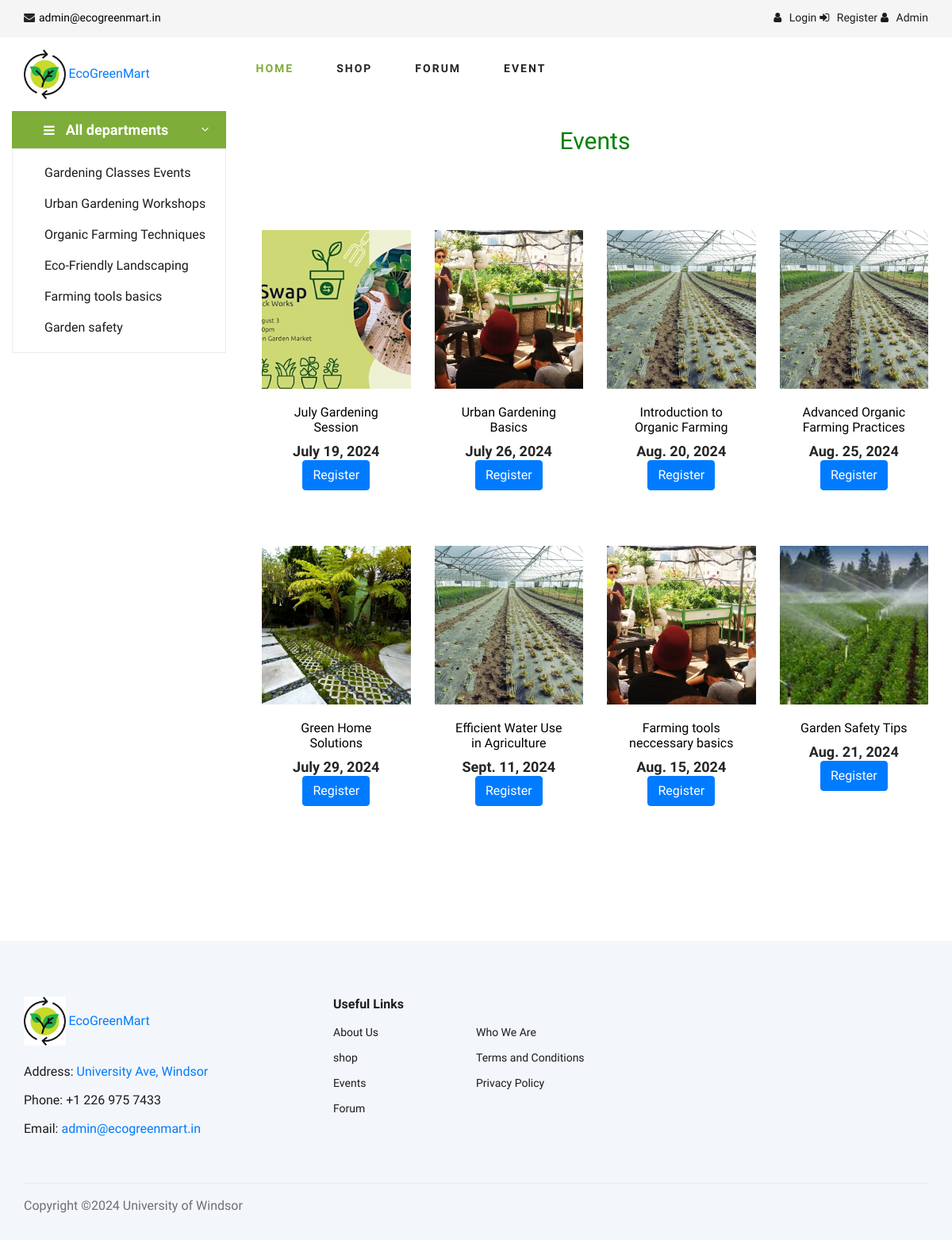
Screenshot of /events/ with the database file from the repository.
### adminPortal/models.py (models this page shows, shortened)
class EventCategory(models.Model):
    name = models.CharField(max_length=255, unique=True)  # Category name
    code = models.CharField(max_length=6, unique=True)  # Category code
    image = models.ImageField(upload_to='userPortal/static/event_category/')  # Category image
    created_user = models.ForeignKey(User, on_delete=models.CASCADE, related_name='created_user')  # User who created the category
    updated_user = models.ForeignKey(User, on_delete=models.CASCADE, related_name='updated_user')  # User who updated the category
    created_date = models.DateField(auto_now_add=True)  # Date when the category was created
    updated_date = models.DateField(auto_now_add=True)  # Date when the category was updated

class Event(models.Model):
    category = models.ForeignKey(EventCategory, on_delete=models.CASCADE)  # Category of the event
    name = models.CharField(max_length=255, unique=True)  # Name of the event
    uid = models.PositiveIntegerField(unique=True)  # Unique ID of the event
    description = models.TextField()  # Description of the event
    scheduled_status = models.CharField(max_length=25, choices=[
        ('yet to scheduled', 'Yet to Scheduled'),
        ('scheduled', 'Scheduled')
    ])  # Scheduled status of the event
    venue = models.CharField(max_length=255)  # Venue of the event
    start_date = models.DateField()  # Start date of the event
    end_date = models.DateField()  # End date of the event
    location = LocationField()  # Location of the event
    maximum_attende = models.PositiveIntegerField()  # Maximum number of attendees
    created_user = models.ForeignKey(User, on_delete=models.CASCADE, blank=True, null=True, related_name='event_created_user')  # User who created the event
    updated_user = models.ForeignKey(User, on_delete=models.CASCADE, blank=True, null=True, related_name='event_updated_user')  # User who updated the event
    created_date = models.DateField(auto_now_add=True)  # Date when the event was created
    updated_date = models.DateField(auto_now_add=True)  # Date when the event was updated
    status = models.CharField(choices=[
        ('disabled', 'Disabled'),
        ('active', 'Active'),
        ('deleted', 'Deleted'),
        ('time out', 'Time Out'),
        ('completed', 'Completed'),
        ('cancel', 'Cancel')
    ], max_length=10)  # Status of the event
    @property
    def registration_count(self):
        return self.eventregistrations.count()  # Return the count of event registrations

### userPortal/views.py (the view)
# urls.py: path('events/', event_view, name='events'), # Events page
def event_view(request):
    query = request.GET.get('query', '')  # Get the search query from the request
    category = request.GET.get('category', '')  # Get the category from the request
    events = Event.objects.all()  # Get all events
    registrations = EventRegistration.objects.filter(user=request.user) if request.user.is_authenticated else EventRegistration.objects.none()  # Get registrations for the authenticated user
    registered_event_ids = registrations.values_list('event_id', flat=True)  # Get the IDs of registered events
    event_statuses = {event.id: 'full' if event.registration_count >= event.maximum_attende else 'open' for event in events}  # Determine the status of each event
    customer_url = ''
    if request.user.is_authenticated:
        try:
            customer = models.Customer.objects.get(user_id=request.user.id)  # Get the customer associated with the authenticated user
            customer_url = customer.profile_pic.url  # Get the URL of the customer's profile picture
        except ObjectDoesNotExist:
            customer_url = ''
    if query:
        events = events.filter(name__icontains=query)  # Filter events by name if a query is provided
    if category:
        events = events.filter(category__name=category)  # Filter events by category if a category is provided
    categories = EventCategory.objects.all()  # Get all event categories
    context = {
        'events': events,
        'categories': categories,
        'customer_url': customer_url,
        'registered_event_ids': registered_event_ids,
        'event_statuses': event_statuses,
    }
    return render(request, 'ecom/v2/home/events.html', context)  # Render the events template with the context

### userPortal/templatetags/custom_filters.py (called while the page is built)
@register.filter
def get_item(dictionary, key):
    return dictionary.get(key)

### userPortal/templates/ecom/v2/home/events.html (shortened to what this page needs)
<!DOCTYPE html>
{% load widget_tweaks %}
{% load custom_filters %}
{% load static %}
<html lang="zxx">
<head>
    {% include 'ecom/v2/base/load_css.html' %}
    <link rel="stylesheet" href="{% static 'css/style.css' %}">
    <link rel="stylesheet" href="https://unpkg.com/leaflet@1.7.1/dist/leaflet.css" />
</head>
<body>
{% if user.is_authenticated %}
    {% include 'ecom/v2/base/header_after_login.html' %}
{% else %}
    {% include 'ecom/v2/base/header.html' %}
{% endif %}
<section id="events-page-hero" class="hero">
    <div id="events-page-container" class="container">
        <div class="row">
            <div class="col-lg-3">
                <div class="hero__categories">
                    <div class="hero__categories__all">
                        <i class="fa fa-bars"></i>
                        <span>All departments</span>
                    </div>
                    <ul>
                        {% for category in categories %}
                            <li><a href="#" class="category-filter" data-category="{{ category.name }}">{{ category.name }}</a></li>
                        {% endfor %}
                    </ul>
                </div>
            </div>
            <div class="col-lg-9">
                <h3 id="events-title" style="text-align:center; color:green;">Events</h3>
                <br>
                <section class="featured spad" style="padding: 50px 0;">
                    <div class="container" style="max-width: 1200px; margin: 0 auto;">
                        <div class="row featured__filter" id="events-list">
                            {% for event in events %}
                                <div class="col-lg-3 col-md-4 col-sm-6 mix">
                                    <div class="featured__item" id="event-item-{{ event.id }}">
                                        <div class="featured__item__pic set-bg" data-setbg="{{ event.category.image.url }}">
                                        </div>
                                        <div class="featured__item__text" style="padding: 20px; text-align: center;">
                                            <h6><a href="#" style="color: #000; text-decoration: none;">{{ event.name }}</a></h6>
                                            <h5>{{ event.start_date }}</h5>
                                            {% if event.id in registered_event_ids %}
                                                <a href="#" class="btn btn-danger cancel-registration" data-event-id="{{ event.id }}" data-event-name="{{ event.name }}">Cancel Registration</a>
                                            {% else %}
                                                {% if event_statuses|get_item:event.id == 'full' %}
                                                    <button class="btn btn-secondary" disabled>Event Full</button>
                                                {% else %}
                                                    <a href="#" class="btn btn-primary register-event" data-event-id="{{ event.id }}" data-event-name="{{ event.name }}">Register</a>
                                                {% endif %}
                                            {% endif %}
                                        </div>
                                    </div>
                                </div>
                            {% endfor %}
                        </div>
                    </div>
                </section>
            </div>
        </div>
    </div>
</section>
{% include 'ecom/v2/base/footer.html' %}
</body>
</html>

### userPortal/static/css/style.css (style rules this page uses)
html, body { height: 100%; font-family: "Cairo", sans-serif; -webkit-font-smoothing: antialiased; font-smoothing: antialiased; }
h1, h2, h3, h4, h5, h6 { margin: 0; color: #111111; font-weight: 400; font-family: "Cairo", sans-serif; }
h3 { font-size: 30px; }
h5 { font-size: 18px; }
h6 { font-size: 16px; }
ul, ol { padding: 0; margin: 0; }
.set-bg { background-repeat: no-repeat; background-size: cover; background-position: top center; }
.spad { padding-top: 100px; padding-bottom: 100px; }
.hero { padding-bottom: 50px; }
.hero__categories__all { background: #7fad39; position: relative; padding: 10px 25px 10px 40px; cursor: pointer; }
.hero__categories__all i { font-size: 16px; color: #ffffff; margin-right: 10px; }
.hero__categories__all span { font-size: 18px; font-weight: 700; color: #ffffff; }
.hero__categories__all:after { position: absolute; right: 18px; top: 9px; content: "3"; font-family: "ElegantIcons"; font-size: 18px; color: #ffffff; }
.hero__categories ul { border: 1px solid #ebebeb; padding-left: 40px; padding-top: 10px; padding-bottom: 12px; }
.hero__categories ul li { list-style: none; }
.hero__categories ul li a { font-size: 16px; color: #1c1c1c; line-height: 39px; display: block; }
.featured { padding-top: 80px; padding-bottom: 40px; }
.featured__item { margin-bottom: 50px; animation: bottomUpTransition 2s ease-out forwards; transition: transform 1s ease-in-out, opacity 1s ease-in-out; }
.featured__item__pic { height: 200px; position: relative; overflow: hidden; background-position: center center; }
.featured__item__text { text-align: center; padding-top: 15px; }
.featured__item__text h6 { margin-bottom: 10px; }
.featured__item__text h6 a { color: #252525; }
.featured__item__text h5 { color: #252525; font-weight: 700; }
@media only screen and (min-width: 1200px) { .container { max-width: 1170px; } }
#events-page-container { max-width: 1200px; }
#events-title { margin-top: 20px; margin-bottom: 20px; }
#events-title { margin-top: 20px; margin-bottom: 20px; color: green; }

### rows the page displays
EventCategory: name "Gardening Classes Events"
EventCategory: name "Urban Gardening Workshops"
EventCategory: name "Organic Farming Techniques"
EventCategory: name "Eco-Friendly Landscaping"
EventCategory: name "Farming tools basics"
EventCategory: name "Garden safety"
Event: shows a picture, name "July Gardening Session", start_date "July 19, 2024"
Event: name "Urban Gardening Basics", start_date "July 26, 2024"
Event: name "Introduction to Organic Farming", start_date "Aug. 20, 2024"
Event: name "Advanced Organic Farming Practices", start_date "Aug. 25, 2024"
Event: shows a picture, name "Green Home Solutions", start_date "July 29, 2024"
Event: name "Efficient Water Use in Agriculture", start_date "Sept. 11, 2024"
Event: name "Farming tools neccessary basics", start_date "Aug. 15, 2024"
Event: shows a picture, name "Garden Safety Tips", start_date "Aug. 21, 2024"
